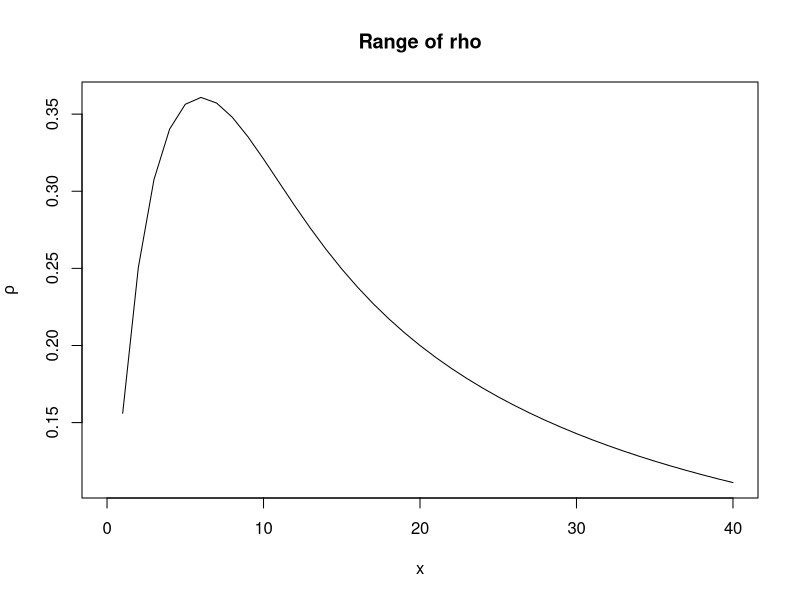
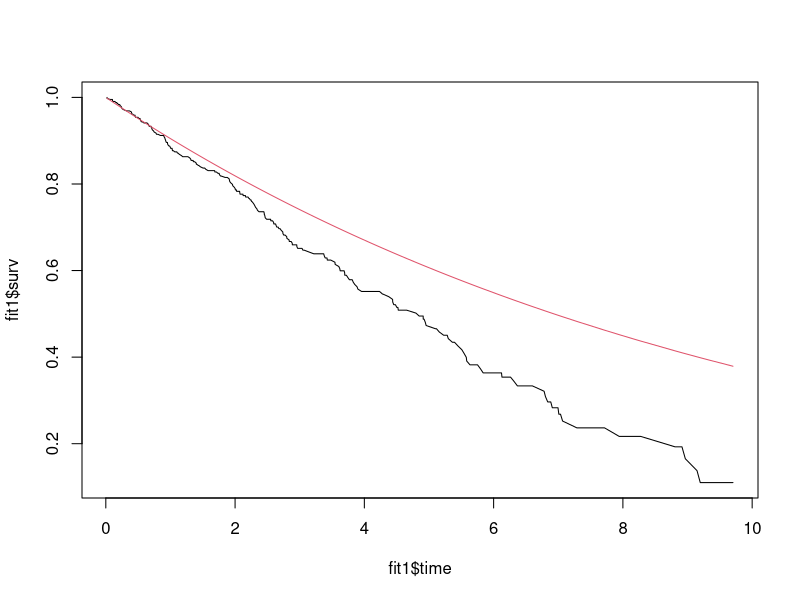

These figures' R source, in order: (Note: a time limit stopped this script after it produced the figures.)
# 2019-07-10

# tsiatis example simulation 

library(survival)
library(png)
library(grid)



### functions
ftc = function(t,c){
  return((lambda * mu - theta + lambda * theta * t + 
            mu * theta * c + theta^2 * t * c )* exp( - lambda * t - mu * c - theta * t * c))
}

ft = function(t){
  return(lambda * exp(- lambda * t))
}

St = function(t){
  return(exp(-lambda * t))
}
Sx = function(t){
  return(exp(-lambda * t - mu * t - theta * t^2))
}

psi = function(t){
  return((lambda + theta * t) * exp(- lambda * t - mu * t - theta * t^2))
}

rho = function(t){
  return((ft(t)/psi(t) - 1) / (St(t)/Sx(t) - 1))
}

ni = function(i){
  X = sort(data$time)
  id = which(X == Xd[i])[1]
  return(length(X) - id + 1)
}

ci = function(i){
  xi = Xd[i]
  xi1 = Xd[i + 1]
  temp = data[data$time > xi & data$time< xi1,] ## < or <=?
  return(sum(temp$status == 0))
}

part2_version1 = function(t){
  # slud's function 
  N = dim(data)[1]
  dt = sum(data$time <= t & data$status == 1)
  nt = sum(data$time > t)
  temp = 0
  if(dt == 0){
    temp = 0
  }else{
    for(k in 0:(dt - 1)){
      temp2 = 1
      for(i in (1+k):dt){
        xd = Xd[i]
        if(Xd[i] == 0){xd = 10e-10}
        part3 = ni(i) - 1 + rho(xd)
        if(part3 == 0){
          part3 = 10e-10
        }
        temp2 = temp2 *  (1 - min(part3/(part3+3), rho(xd)/part3)) 
      }
      temp = temp + ci(k) * temp2
    }
  }
  return(temp /N)
}

part2_version2 = function(t){
  N = dim(data)[1]
  dt = sum(data$time <= t & data$status == 1)
  nt = sum(data$time > t)
  temp = 0
  if(dt == 0){
    temp = 0
  }else{
    temp2 = ci(dt - 1)
    if(dt < 2){
      temp = 0 
    }else{
      for(k in 0:(dt - 2)){
        temp3 = 1
        for(i in (1+k):(dt-1)){
          part3 = ni(i)
          if(part3 == 0){
            part3 = 10e-10
          }
          xd = Xd[i]
          if(xd == 0){xd = 10e-10}
          temp3 = temp3 * (1 - min(part3/(part3+3), rho(xd)/part3))
        }
        temp = temp + ci(k) * temp3
      }
    }
    temp = temp + temp2
  }
  return(temp /N)
}

Spt = function(t){
  N = dim(data)[1]
  nt = sum(data$time > t)
  
  part1 = 1/N * nt 
  s11 = part1
  
  s1 = part1 + part2_version1(t)
  s2 = part1 + part2_version2(t)

  return(list(s1 = s1, s2 = s2, s11 = s11))
}

### parameter settings
lambda = 0.1
mu = 0.2
theta = 0.02

# lambda = 1
# mu = 1
# theta = 1

### plot of rho
rho_test = c()
for(i in seq(0,40,1)){
  rho_test = c(rho_test, rho(i))
}
plot(seq(0,40,1), rho_test, type = 'l', ylab= expression(rho), xlab = 'x', main ='Range of rho')

### generate data
set.seed(123)  
Cc = rep(seq(0,40,0.001), each = 100)
Tt = rep(seq(0,40,0.001), 100)
Prob = ftc(Tt, Cc)
grid_data = data.frame(subj = 1:length(Prob), t = Tt, c = Cc, p = Prob) 
head(grid_data)

N = 500
sample_data = sample(1:length(grid_data$p), size = N, prob = grid_data$p, replace = TRUE)

# sampled data 
data = grid_data[sample_data,] 
data = data.frame(deathtime = data$t, censortime = data$c, status = (data$c > data$t))
data$time = ifelse(data$status == 1, data$deathtime, data$censortime)
data$status = ifelse(data$status == TRUE, 1, 0)
data = round(data,4)
data = data[data$time %in% as.numeric(names(which(table(data$time) > 1))) == FALSE,]
length(unique(data$time))
dim(data)
data = data[order(data$time),]
rownames(data) = NULL

# censor rate
round(sum(data$status)/dim(data)[1],3)

# get death time
X = sort(data$time)
d = sum(data$status == 1)
data_death = data[data$status == 1, ]; rownames(data_death) = NULL
Xd = data_death$time
length(Xd)
true_rou_values = rho(Xd) # the true rho values 

# KM
fit1 = survfit(Surv(time, status) ~ 1, data=data)
plot(fit1$time, fit1$surv, type = 'l')
lines(fit1$time, St(fit1$time), col =2)

# slud's function  
s1 = c(); s2 = c(); s11 = c()
for(t in data$time){
  res = Spt(t)
  s11 = c(s11, res$s11)
  s1 = c(s1, res$s1)
  s2 = c(s2, res$s2)
}

# plot
plot(fit1$time, fit1$surv, type = 'l', ylab='S(t)', xlab = 'time',
     main = paste('lambda = ',lambda, '; mu = ', mu, '; theta = ', theta, sep =''))
lines(fit1$time, St(fit1$time), col =3, lty = 2)
lines(data$time, s1, col = 4, lty =3)
lines(data$time, s3, col = 6, lty = 4)
legend('topright',legend = c('KM S(t)','True S(t)', 'Slud','corrected Slud'), col = c(1,3,4,6), lty = 1:4)

nplot = 400
mean(abs(fit1$surv - St(fit1$time))[nplot])
mean(abs(St(data$time) - s1)[nplot])
mean(abs(St(data$time) - s2)[nplot])


# part1 part2 difference 
A_part = function(t){
  N = dim(data)[1]
  dt = sum(data$time <= t & data$status == 1)
  nis = ni(dt - 1)
  res = 1 - (nis - 1) * nis / ((nis - 1) * nis + 0.5 - 0.5^2)
  return(res)
} 
Amax = c()
for(t in data$time){
  Amax = c(Amax, A_part(t))
}
max(Amax, na.rm=TRUE)
